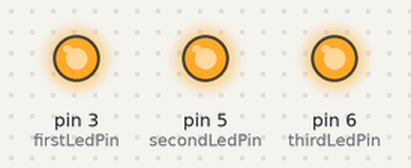
Bench run of a sketch on a simulated Arduino Uno, built with avr-gcc and run on an emulated ATmega328P. On the bench: output pins drawn as LEDs (lit = HIGH).

Above: at 0.5 s.
At 3.5 s:
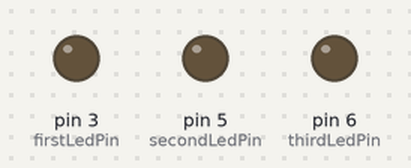
Timing chart, 0 to 4.6 s (numbered marks = the images above):
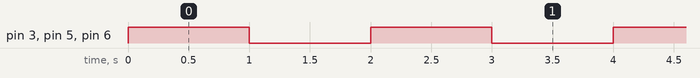

Measured:
- by itself, pin 3 (firstLedPin), pin 5 (secondLedPin), pin 6 (thirdLedPin): alternates HIGH for 1.0 s and LOW for 1.0 s

The sketch:

led-light.ino
```cpp
/*
 * LEDs sketch
 * Blink three LEDs each connected to a different digital pin
 */

const int firstLedPin  = 3;      // choose the pin for each of the LEDs
const int secondLedPin = 5;
const int thirdLedPin  = 6;

void setup()
{
  pinMode(firstLedPin, OUTPUT);   // declare LED pins as output
  pinMode(secondLedPin, OUTPUT);  // declare LED pins as output
  pinMode(thirdLedPin, OUTPUT);   // declare LED pins as output
}

void loop()
{
  // flash each of the LEDs for 1000 milliseconds (1 second)
  digitalWrite(firstLedPin, HIGH);   // set the LED on
  digitalWrite(secondLedPin, HIGH);
  digitalWrite(thirdLedPin, HIGH);
  delay(1000);                // wait for a second
  digitalWrite(firstLedPin, LOW);   // set the LED on
  digitalWrite(secondLedPin, LOW);
  digitalWrite(thirdLedPin, LOW); // set the LED off
  delay(1000);
}

// blink the LED on the given pin for the duration in milliseconds
void blinkLED(int pin, int duration)
{
  digitalWrite(pin, HIGH);  // turn LED on
  delay(duration);
  digitalWrite(pin, LOW);   // turn LED off
  delay(duration);
}
```
